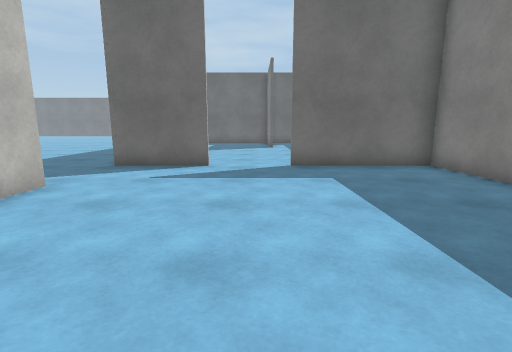
view 1 (above)

23 first-person views from a walk through a scene from a Unity 3-D project. The camera is 1.2 m above the floor, tilts 10° down and sees 85° across. The floor is counted in squares, 1 m on a side. Each view is taken from the middle of a square. On the plan, view 1 faces up. The plan holds only what a view shows up to about 13 squares ahead; the rest is blank. The place goes on beyond the plan. The player is left out. Surface patterns are stand-ins for the level's own textures.

view 2
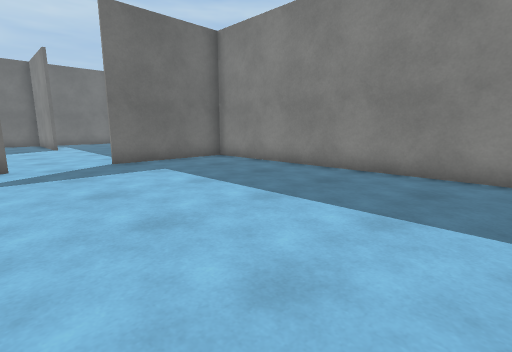

view 3
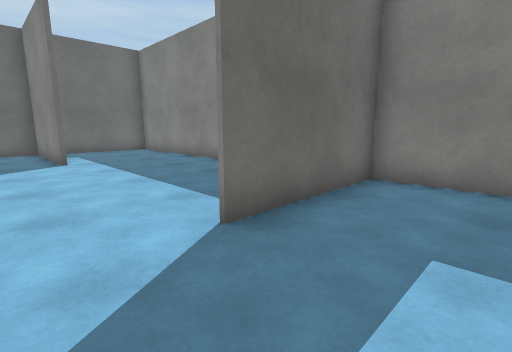

view 4
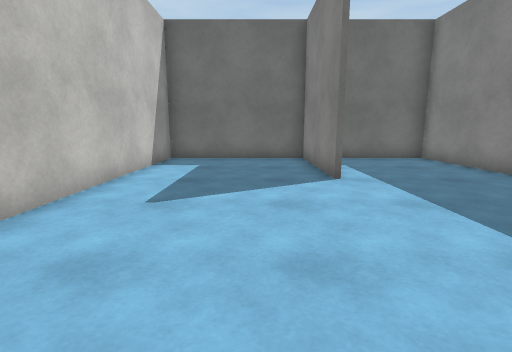

view 5
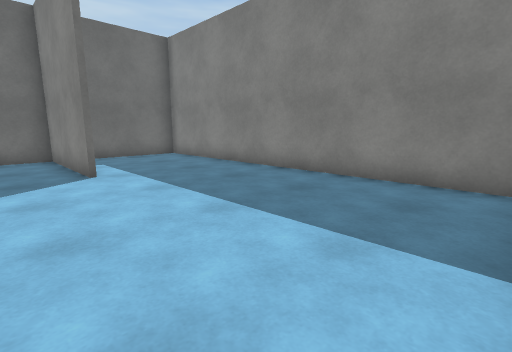

view 6
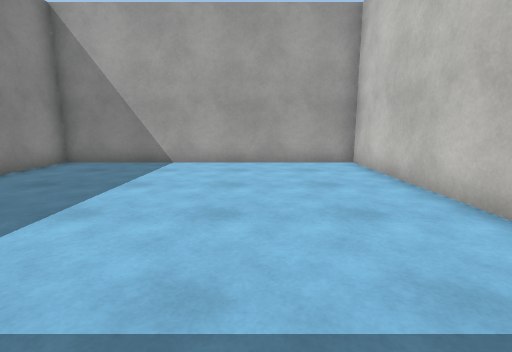

view 7
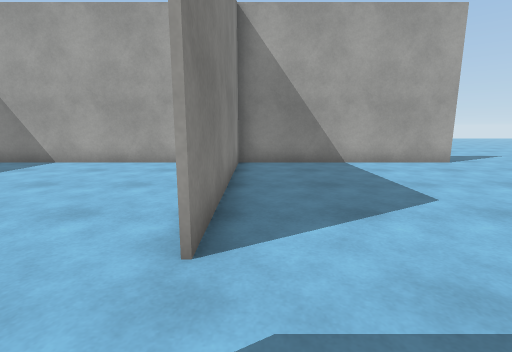

view 8
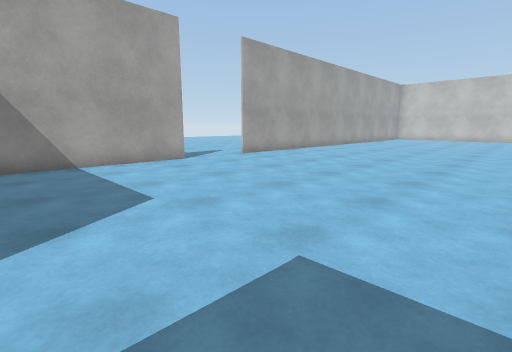

view 9
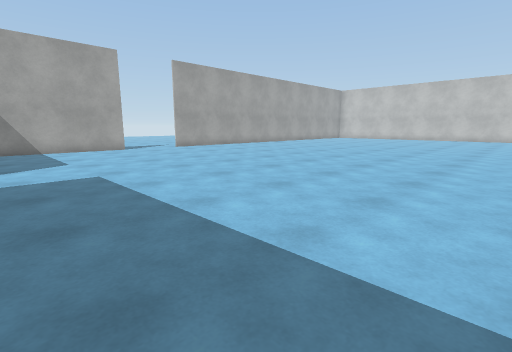

view 10
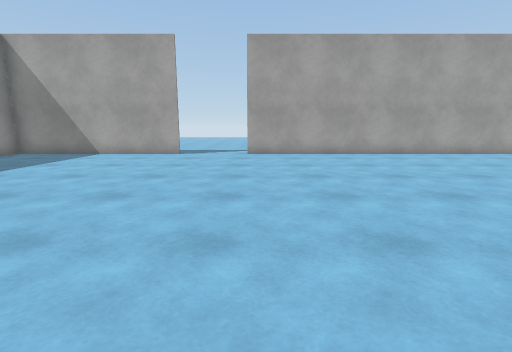

view 11
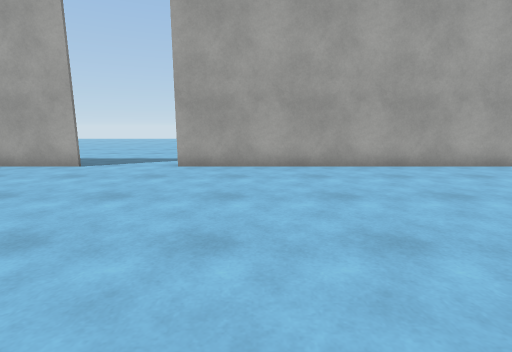

view 12
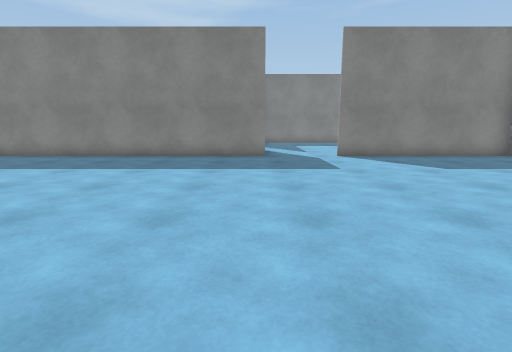

view 13
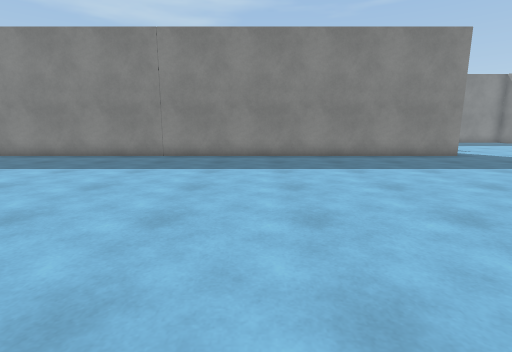

view 14
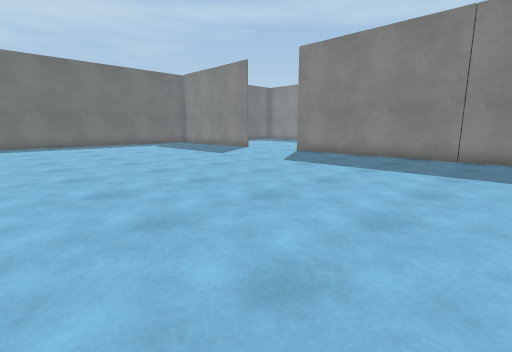

view 15
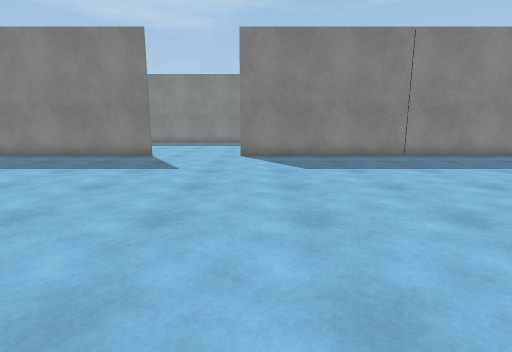

view 16
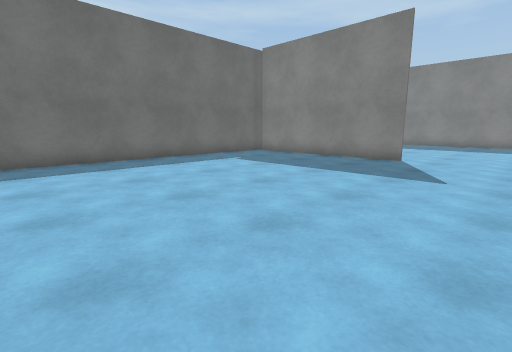

view 17
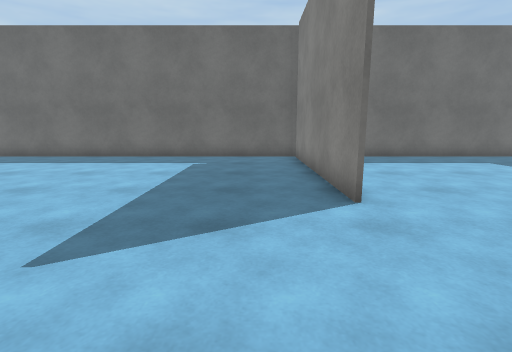

view 18
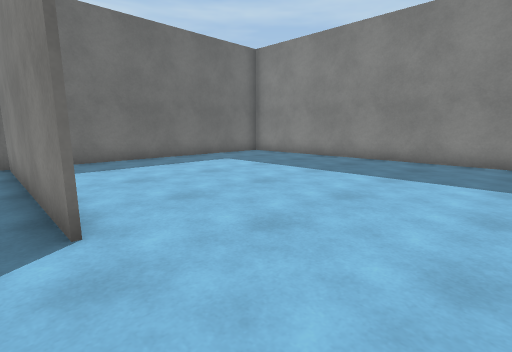

view 19
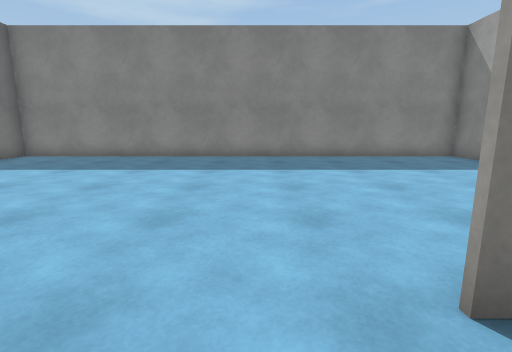

view 20
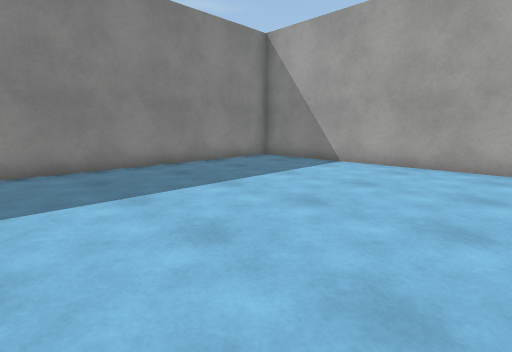

view 21
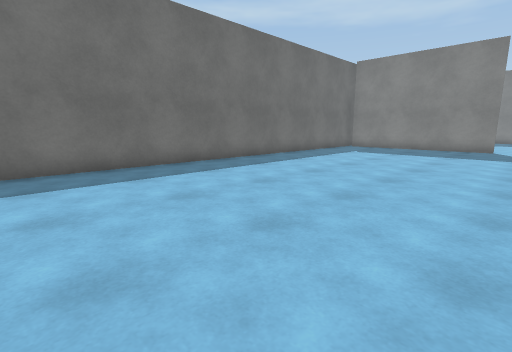

view 22
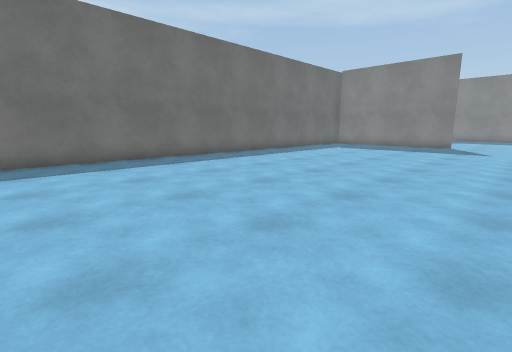

view 23
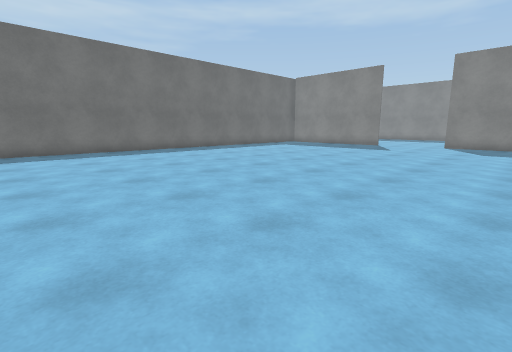

### Floor plan
Points are (right, up) in squares from view 1. A wall is a line through its corners. A room is listed if a view was taken in it or the views show most of it. See-through windows are left out.
Room 1 (views 1, 2, 3, 4, 5, 6)
walls: (-1.4, 8.6) (-2.6, 8.6); (5.5, 8.6) (1, 8.6); (-4.3, 5.6) (-4.3, -1.5); (0.8, 16.4) (0.8, 20.9) (-4.3, 20.9) (-4.3, 13.5); (-3.9, -1.4) (5.5, -1.4) (5.5, 21); (5.5, 20.9) (1.8, 20.9)
ways out: opening at (-3.3, 7) to room 2
Room 2 (views 7, 8, 9, 10, 11, 12, 13, 14, 15, 16, 17, 18, 19, 20, 21, 22, 23)
walls: (-2.8, 21) (5.5, 21) (5.5, 38.4) (-22.6, 38.4); (-4.4, 31.2) (-4.4, 38.1); (-2.6, 8.6) (-4.4, 8.6) (-4.4, 27.8); (-11.6, -1.4) (-3.9, -1.4); (-4.4, -1.5) (-4.4, 5.6); (-23.5, -1.4) (-14.6, -1.4)
ways out: opening at (-3.3, 7) to room 1; opening at (-13, -1)

Positions as (right, up) in squares from view 1, and headings:
1: (0, 0), facing up
2: (-2, -1), facing up-right
3: (-1, 6), facing up-right
4: (-1, 10), facing up
5: (-1, 9), facing up-right
6: (-1, 8), facing down
7: (-5, 8), facing down
8: (-6, 8), facing down-left
9: (-6, 14), facing down-left
10: (-15, 11), facing down
11: (-17, 7), facing down
12: (-16, 9), facing right
13: (-16, 17), facing right
14: (-16, 19), facing up-right
15: (-16, 27), facing right
16: (-15, 28), facing up-right
17: (-6, 27), facing up
18: (-5, 28), facing up-right
19: (-6, 29), facing right
20: (-3, 30), facing down-right
21: (-21, 30), facing up-right
22: (-23, 28), facing up-right
23: (-23, 24), facing up-right
